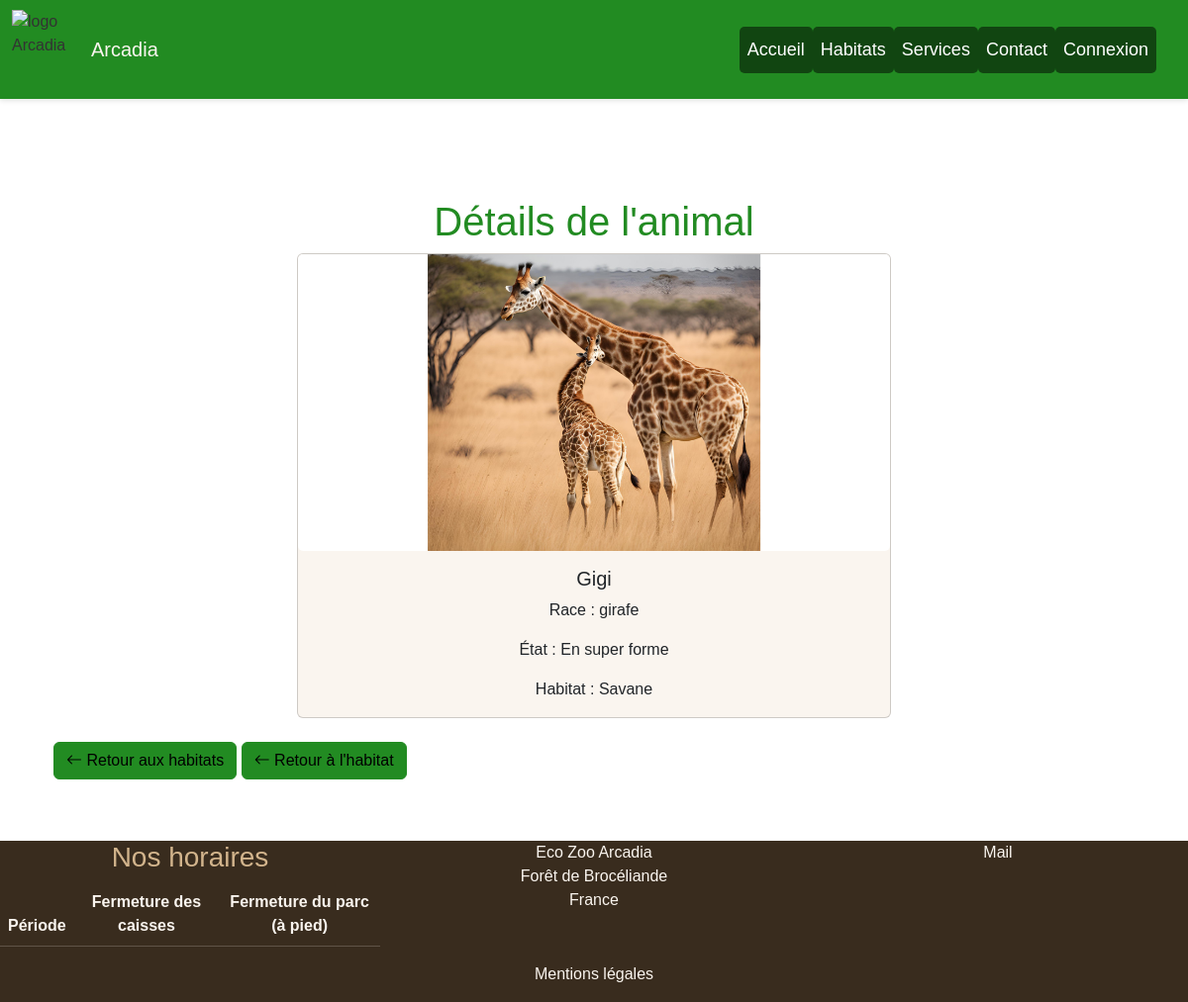
The page /animals/show/3?habitat_id=1 on the database its author committed.
### tables this page shows
CREATE TABLE `animal` (
  `animal_id` INT(11) NOT NULL AUTO_INCREMENT,
  `prenom` VARCHAR(50) DEFAULT NULL,
  `etat` VARCHAR(50) DEFAULT NULL,
  `race` VARCHAR(50) DEFAULT NULL,
  `image_animal` VARCHAR(50) DEFAULT NULL,
  `habitat` INT(11) DEFAULT NULL,
  PRIMARY KEY (`animal_id`)
);

CREATE TABLE `habitat` (
  `habitat_id` INT(11) NOT NULL AUTO_INCREMENT,
  `nom` VARCHAR(50) DEFAULT NULL,
  `description` VARCHAR(255) DEFAULT NULL,
  `commentaire_habitat` TEXT DEFAULT NULL,
  `nom_image` VARCHAR(255) DEFAULT NULL,
  PRIMARY KEY (`habitat_id`)
);

### src/Database/Dbutils.php (called while the page is built, shortened)
<?php
class Dbutils
{
    static ?PDO $pdo = null;
    public static function getPdo(): PDO
    {
        self::$pdo = new PDO(self::DSN, self::USER, self::PASSWORD);
        return self::$pdo;
    }
}

### src/Controller/Animals.php (called while the page is built, shortened)
<?php
class Animals
{
    public function show(int $id): array
{
    try {
        $query = Dbutils::getPdo()->prepare('
            SELECT animal.*, habitat.nom AS habitat_nom
            FROM animal
            JOIN habitat ON animal.habitat = habitat.habitat_id
            WHERE animal_id = :id
        ');
        $query->bindParam(':id', $id, PDO::PARAM_INT);
        $query->execute();
        $animal = $query->fetch(PDO::FETCH_ASSOC);
        $habitatId = $_GET['habitat_id'] ?? null;
        return [
            'template' => 'animal_detail',
            'animal' => $animal,
            'habitat_id' => $habitatId
        ];
    } catch (Exception $e) {
        return [
            'template' => 'error',
            'message' => $e->getMessage()
        ];
    }
}
}

### src/Routing/Router.php (called while the page is built, shortened)
<?php
class Router
{
    private ?string $method;
    private ?string $parameter = null;
    public function __construct(private $requestMethod, string $uri)
    {
        $uri = parse_url($uri, PHP_URL_PATH);
        $uri = trim($uri, '/');
        if (strpos($uri, 'ZooArcadia/') === 0) {
            $uri = substr($uri, strlen('ZooArcadia/') );
        }
        $uriExplode = explode('/', $uri);
        if (is_numeric(end($uriExplode))) {
            $this->parameter = array_pop($uriExplode);
        }
        $this->method = array_pop($uriExplode) ?: 'index';
    }
    public function doAction(): array|string
    {
        $method = $this->method;
        $controller = new $controllerName();
        $data = null;
        $result = $this->parameter !== null
            ? $controller->$method($this->parameter, $data)
            : $controller->$method($data);
        return is_array($result) ? $result : (string) $result;
    }
}

### templates/animal_detail.php (the view, shortened to what this page needs)
<div class="container mt-5">
    <h1 class="text-center">Détails de l'animal</h1>
    <?php if (!empty($animal)): ?>
        <div class="card mx-auto" style="max-width: 600px;">
            <img
            src="/ZooArcadia/photos/<?= htmlspecialchars(basename($animal['image_animal'])) ?>"
                class="card-img-top"
                alt="Image de <?= htmlspecialchars($animal['prenom']) ?>"
                style="height: 300px; object-fit: cover;"
            >
            <div class="card-body">
                <h5 class="card-title"><?= htmlspecialchars($animal['prenom']) ?></h5>
                <p class="card-text">Race : <?= htmlspecialchars($animal['race']) ?></p>
                <p class="card-text">État : <?= htmlspecialchars($animal['etat']) ?></p>
                <p class="card-text">Habitat : <?= htmlspecialchars($animal['habitat_nom']) ?></p>
            </div>
        </div>
        <a href="/ZooArcadia/habitats/display" class="btn btn-primary mt-4">
            <i class="bi bi-arrow-left"></i> Retour aux habitats
        </a>
        <a href="/ZooArcadia/habitats/show/<?= htmlspecialchars($habitat_id ?? '') ?>" class="btn btn-primary mt-4">
    <i class="bi bi-arrow-left"></i> Retour à l'habitat
</a>
    <?php endif; ?>
</div>

### rows shown on the page
animal: image_animal (picture), prenom "Gigi", race "girafe", etat "En super forme", habitat.nom "Savane"
